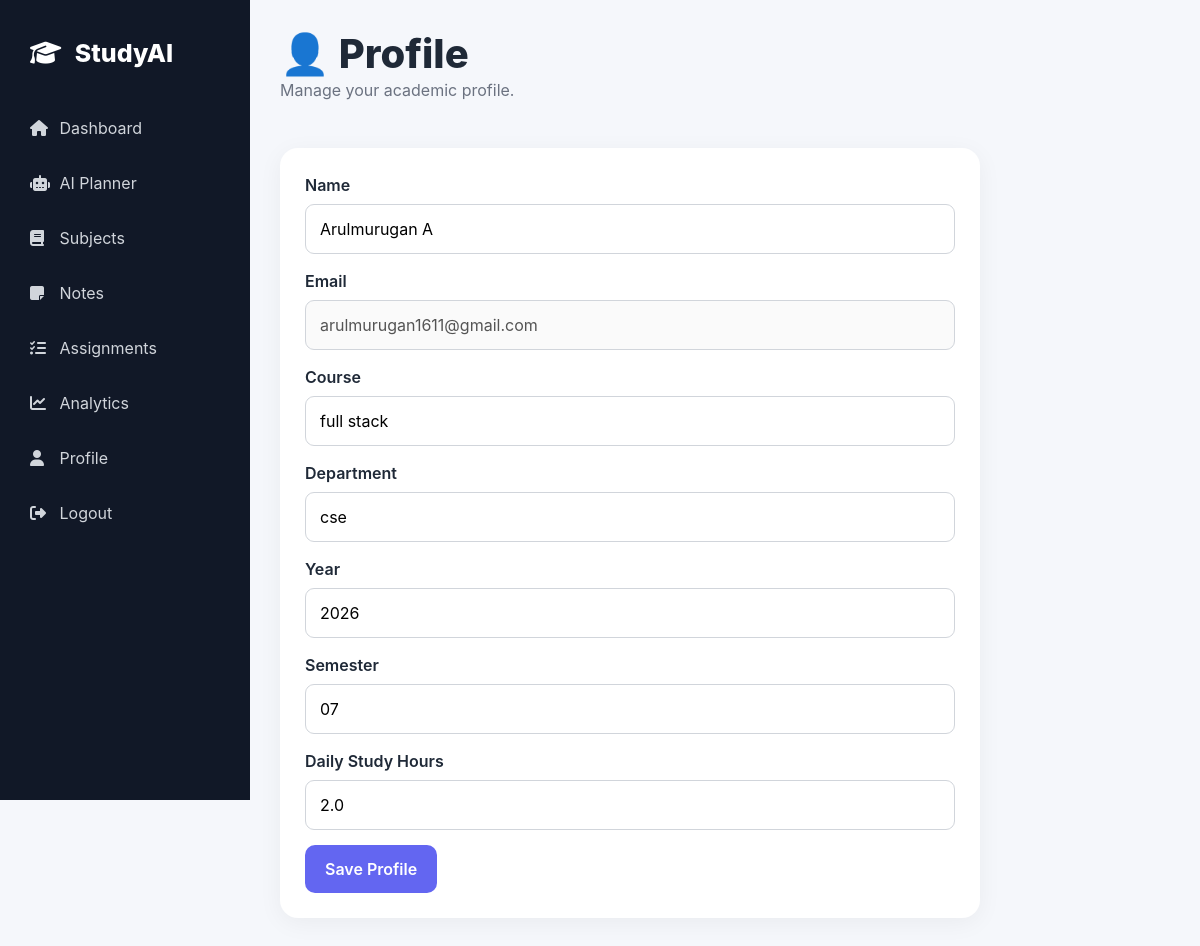
The app's page /profile (signed in) with its own data.
### app.py (models this page shows)
class User(UserMixin, db.Model):
    id = db.Column(db.Integer, primary_key=True)
    name = db.Column(db.String(120), nullable=False)
    email = db.Column(
        db.String(150),
        unique=True,
        nullable=False
    )
    password = db.Column(
        db.String(255),
        nullable=False
    )
    course = db.Column(db.String(100))
    department = db.Column(db.String(100))
    year = db.Column(db.String(20))
    semester = db.Column(db.String(20))
    study_hours = db.Column(
        db.Float,
        default=2
    )
    created_at = db.Column(
        db.DateTime,
        default=datetime.utcnow
    )

### app.py (the view, shortened to what this page needs)
@app.route("/profile", methods=["GET", "POST"])
@login_required
def profile():
    return render_template(
        "profile.html"
    )

### app.py (called while the page is built)
@login_manager.user_loader
def load_user(user_id):
    return db.session.get(
        User,
        int(user_id)
    )

### templates/profile.html (shortened to what this page needs)
{% extends "base.html" %}
{% block content %}
<div class="page-header">
    <div>
        <h1>👤 Profile</h1>
        <p>
            Manage your academic profile.
        </p>
    </div>
</div>
<div class="dashboard-card profile-card">
    <form method="POST">
        <label>Name</label>
        <input name="name" value="{{ current_user.name }}" required>
        <label>Email</label>
        <input value="{{ current_user.email }}" disabled>
        <label>Course</label>
        <input name="course" value="{{ current_user.course or '' }}">
        <label>Department</label>
        <input name="department" value="{{ current_user.department or '' }}">
        <label>Year</label>
        <input name="year" value="{{ current_user.year or '' }}">
        <label>Semester</label>
        <input name="semester" value="{{ current_user.semester or '' }}">
        <label>Daily Study Hours</label>
        <input type="number" step="0.5" min="0" name="study_hours" value="{{ current_user.study_hours }}">
        <button class="btn-primary-custom">
            Save Profile
        </button>
    </form>
</div>
{% endblock %}

### static/css/style.css (style rules this page uses)
* { box-sizing: border-box; }
body { margin: 0; font-family: Inter, Arial, sans-serif; background: #f5f7fb; color: #1f2937; }
.top-header, .page-header { display: flex; justify-content: space-between; align-items: center; margin-bottom: 30px; }
.top-header h1, .page-header h1 { margin: 0; font-weight: 800; }
.top-header p, .page-header p { color: #6b7280; }
.stat-card, .dashboard-card, .subject-card { background: white; border-radius: 18px; padding: 25px; box-shadow: 0 5px 25px rgba(0, 0, 0, 0.05); }
.btn-primary-custom { border: none; background: #6366f1; color: white; padding: 12px 20px; border-radius: 10px; font-weight: 600; cursor: pointer; text-decoration: none; display: inline-block; }
input, select, textarea { width: 100%; padding: 12px 14px; border: 1px solid #d1d5db; border-radius: 9px; margin-bottom: 15px; outline: none; }
.profile-card { max-width: 700px; }
.profile-card label { display: block; margin-bottom: 7px; font-weight: 600; }

### records on screen
User: name "Arulmurugan A", email "arulmurugan1611@gmail.com", course "full stack", department "cse", year "2026", semester "07", study_hours "2.0"
